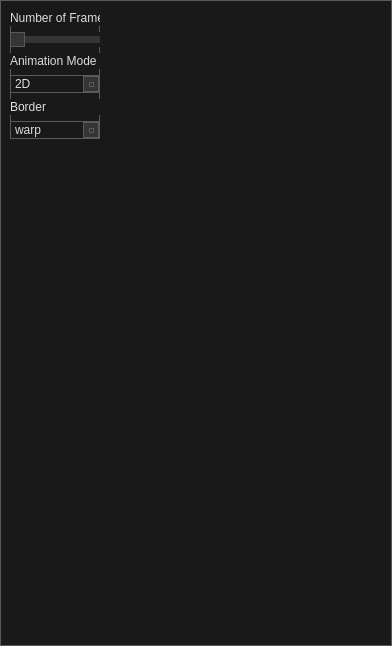
<?xml version="1.0" encoding="UTF-8"?>
<ui version="4.0">
 <class>txt2img_params</class>
 <widget class="QWidget" name="txt2img_params">
  <property name="geometry">
   <rect>
    <x>0</x>
    <y>0</y>
    <width>392</width>
    <height>646</height>
   </rect>
  </property>
  <property name="minimumSize">
   <size>
    <width>0</width>
    <height>206</height>
   </size>
  </property>
  <property name="baseSize">
   <size>
    <width>0</width>
    <height>206</height>
   </size>
  </property>
  <property name="windowTitle">
   <string>Form</string>
  </property>
  <property name="styleSheet">
   <string notr="true">/*
	Copyright 2013 Emanuel Claesson

	Licensed under the Apache License, Version 2.0 (the &quot;License&quot;);
	you may not use this file except in compliance with the License.
	You may obtain a copy of the License at

		http://www.apache.org/licenses/LICENSE-2.0

	Unless required by applicable law or agreed to in writing, software
	distributed under the License is distributed on an &quot;AS IS&quot; BASIS,
	WITHOUT WARRANTIES OR CONDITIONS OF ANY KIND, either express or implied.
	See the License for the specific language governing permissions and
	limitations under the License.
*/

/*
	COLOR_DARK     = #191919
	COLOR_MEDIUM   = #353535
	COLOR_MEDLIGHT = #5A5A5A
	COLOR_LIGHT    = #DDDDDD
	COLOR_ACCENT   = #3D7848
*/

* {
	background: #191919;
	color: #DDDDDD;
	border: 1px solid #5A5A5A;
}

QWidget::item:selected {
	background: #3D7848;
}

QCheckBox, QRadioButton {
	border: none;
}

QRadioButton::indicator, QCheckBox::indicator {
	width: 13px;
	height: 13px;
}

QRadioButton::indicator::unchecked, QCheckBox::indicator::unchecked {
	border: 1px solid #5A5A5A;
	background: none;
}

QRadioButton::indicator:unchecked:hover, QCheckBox::indicator:unchecked:hover {
	border: 1px solid #DDDDDD;
}

QRadioButton::indicator::checked, QCheckBox::indicator::checked {
	border: 1px solid #5A5A5A;
	background: #5A5A5A;
}

QRadioButton::indicator:checked:hover, QCheckBox::indicator:checked:hover {
	border: 1px solid #DDDDDD;
	background: #DDDDDD;
}

QGroupBox {
	margin-top: 6px;
}

QGroupBox::title {
	top: -7px;
	left: 7px;
}

QScrollBar {
	border: 1px solid #5A5A5A;
	background: #191919;
}

QScrollBar:horizontal {
	height: 15px;
	margin: 0px 0px 0px 32px;
}

QScrollBar:vertical {
	width: 15px;
	margin: 32px 0px 0px 0px;
}

QScrollBar::handle {
	background: #353535;
	border: 1px solid #5A5A5A;
}

QScrollBar::handle:horizontal {
	border-width: 0px 1px 0px 1px;
}

QScrollBar::handle:vertical {
	border-width: 1px 0px 1px 0px;
}

QScrollBar::handle:horizontal {
	min-width: 20px;
}

QScrollBar::handle:vertical {
	min-height: 20px;
}

QScrollBar::add-line, QScrollBar::sub-line {
	background:#353535;
	border: 1px solid #5A5A5A;
	subcontrol-origin: margin;
}

QScrollBar::add-line {
	position: absolute;
}

QScrollBar::add-line:horizontal {
	width: 15px;
	subcontrol-position: left;
	left: 15px;
}

QScrollBar::add-line:vertical {
	height: 15px;
	subcontrol-position: top;
	top: 15px;
}

QScrollBar::sub-line:horizontal {
	width: 15px;
	subcontrol-position: top left;
}

QScrollBar::sub-line:vertical {
	height: 15px;
	subcontrol-position: top;
}

QScrollBar:left-arrow, QScrollBar::right-arrow, QScrollBar::up-arrow, QScrollBar::down-arrow {
	border: 1px solid #5A5A5A;
	width: 3px;
	height: 3px;
}

QScrollBar::add-page, QScrollBar::sub-page {
	background: none;
}

QAbstractButton:hover {
	background: #353535;
}

QAbstractButton:pressed {
	background: #5A5A5A;
}

QAbstractItemView {
	show-decoration-selected: 1;
	selection-background-color: #3D7848;
	selection-color: #DDDDDD;
	alternate-background-color: #353535;
}

QHeaderView {
	border: 1px solid #5A5A5A;
}

QHeaderView::section {
	background: #191919;
	border: 1px solid #5A5A5A;
	padding: 4px;
}

QHeaderView::section:selected, QHeaderView::section::checked {
	background: #353535;
}

QTableView {
	gridline-color: #5A5A5A;
}

QTabBar {
	margin-left: 2px;
}

QTabBar::tab {
	border-radius: 0px;
	padding: 4px;
	margin: 4px;
}

QTabBar::tab:selected {
	background: #353535;
}

QComboBox::down-arrow {
	border: 1px solid #5A5A5A;
	background: #353535;
}

QComboBox::drop-down {
	border: 1px solid #5A5A5A;
	background: #353535;
}

QComboBox::down-arrow {
	width: 3px;
	height: 3px;
	border: 1px solid #5A5A5A;
}

QAbstractSpinBox {
	padding-right: 15px;
}

QAbstractSpinBox::up-button, QAbstractSpinBox::down-button {
	border: 1px solid #5A5A5A;
	background: #353535;
	subcontrol-origin: border;
}

QAbstractSpinBox::up-arrow, QAbstractSpinBox::down-arrow {
	width: 3px;
	height: 3px;
	border: 1px solid #5A5A5A;
}

QSlider {
	border: none;
}

QSlider::groove:horizontal {
	height: 5px;
	margin: 4px 0px 4px 0px;
}

QSlider::groove:vertical {
	width: 5px;
	margin: 0px 4px 0px 4px;
}

QSlider::handle {
	border: 1px solid #5A5A5A;
	background: #353535;
}

QSlider::handle:horizontal {
	width: 15px;
	margin: -4px 0px -4px 0px;
}

QSlider::handle:vertical {
	height: 15px;
	margin: 0px -4px 0px -4px;
}

QSlider::add-page:vertical, QSlider::sub-page:horizontal {
	background: #3D7848;
}

QSlider::sub-page:vertical, QSlider::add-page:horizontal {
	background: #353535;
}

QLabel {
	border: none;
}

QProgressBar {
	text-align: center;
}

QProgressBar::chunk {
	width: 1px;
	background-color: #3D7848;
}

QMenu::separator {
	background: #353535;
}</string>
  </property>
  <widget class="QWidget" name="">
   <property name="geometry">
    <rect>
     <x>10</x>
     <y>10</y>
     <width>90</width>
     <height>129</height>
    </rect>
   </property>
   <layout class="QVBoxLayout" name="verticalLayout">
    <item>
     <widget class="QLabel" name="label">
      <property name="text">
       <string>Number of Frames</string>
      </property>
     </widget>
    </item>
    <item>
     <widget class="QSlider" name="horizontalSlider">
      <property name="orientation">
       <enum>Qt::Horizontal</enum>
      </property>
     </widget>
    </item>
    <item>
     <widget class="QLabel" name="label_2">
      <property name="text">
       <string>Animation Mode</string>
      </property>
     </widget>
    </item>
    <item>
     <widget class="QComboBox" name="comboBox">
      <item>
       <property name="text">
        <string>2D</string>
       </property>
      </item>
      <item>
       <property name="text">
        <string>3D</string>
       </property>
      </item>
     </widget>
    </item>
    <item>
     <widget class="QLabel" name="label_3">
      <property name="text">
       <string>Border</string>
      </property>
     </widget>
    </item>
    <item>
     <widget class="QComboBox" name="comboBox_2">
      <item>
       <property name="text">
        <string>warp</string>
       </property>
      </item>
      <item>
       <property name="text">
        <string>replicate</string>
       </property>
      </item>
     </widget>
    </item>
   </layout>
  </widget>
 </widget>
 <resources/>
 <connections/>
</ui>
